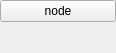
<?xml version="1.0" encoding="UTF-8"?>
<ui version="4.0">
 <class>Form</class>
 <widget class="QWidget" name="Form">
  <property name="geometry">
   <rect>
    <x>0</x>
    <y>0</y>
    <width>116</width>
    <height>53</height>
   </rect>
  </property>
  <property name="windowTitle">
   <string>Form</string>
  </property>
  <layout class="QVBoxLayout" name="verticalLayout">
   <property name="spacing">
    <number>0</number>
   </property>
   <property name="leftMargin">
    <number>0</number>
   </property>
   <property name="topMargin">
    <number>0</number>
   </property>
   <property name="rightMargin">
    <number>0</number>
   </property>
   <property name="bottomMargin">
    <number>0</number>
   </property>
   <item>
    <layout class="QVBoxLayout" name="verticalLayout_2">
     <item>
      <widget class="QPushButton" name="button">
       <property name="text">
        <string>node</string>
       </property>
      </widget>
     </item>
     <item>
      <widget class="QLabel" name="snap">
       <property name="text">
        <string/>
       </property>
      </widget>
     </item>
    </layout>
   </item>
  </layout>
 </widget>
 <resources/>
 <connections/>
</ui>
